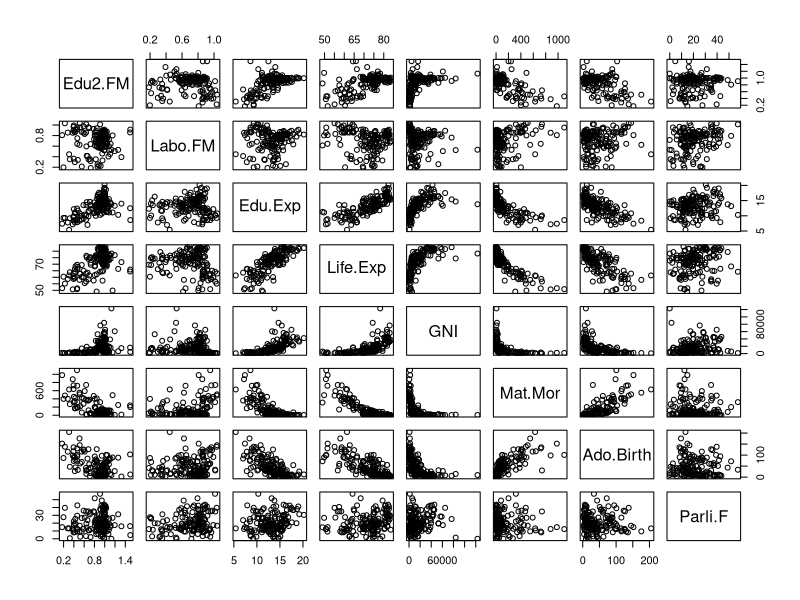
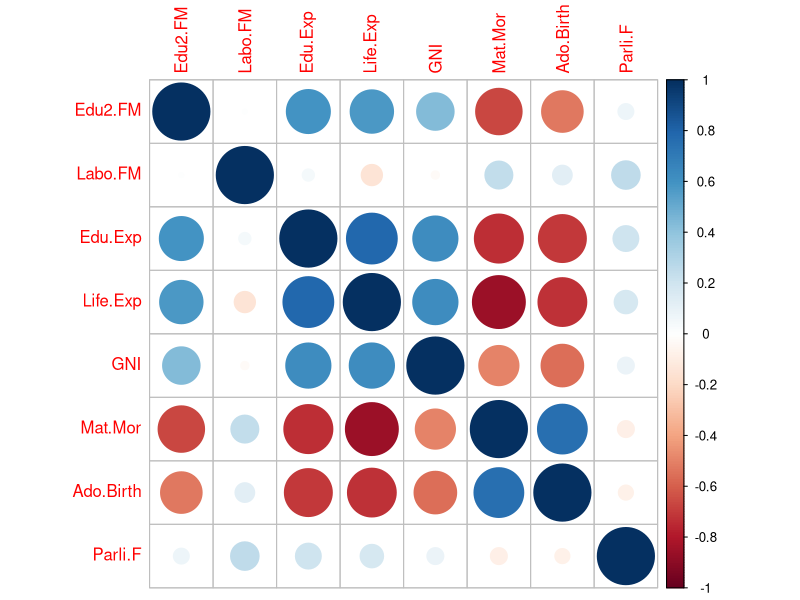
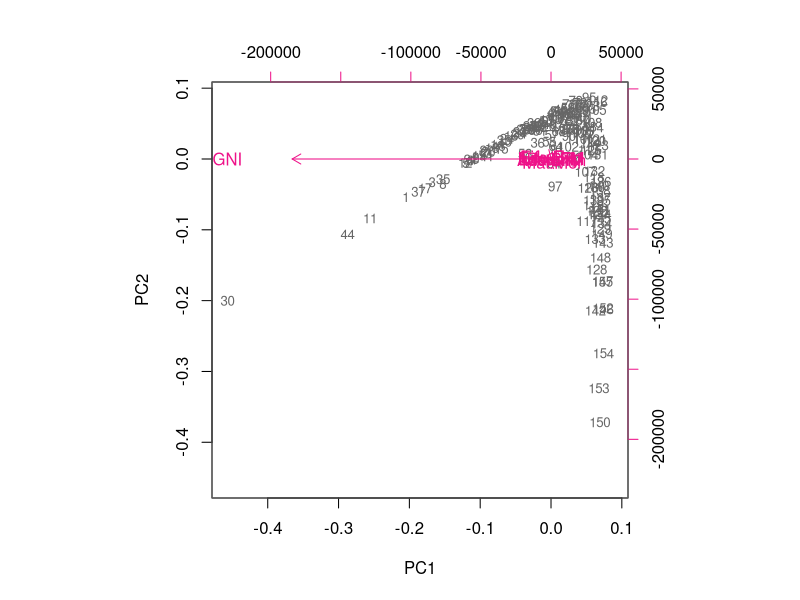
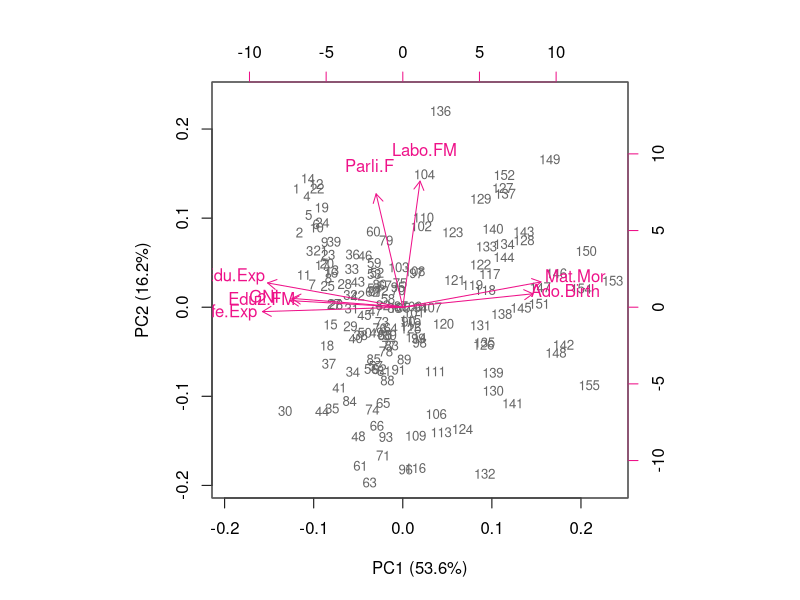
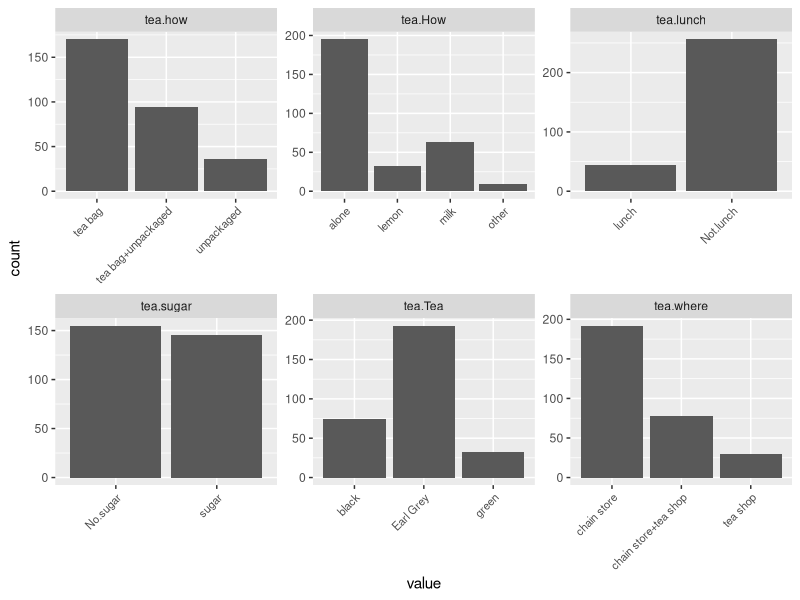
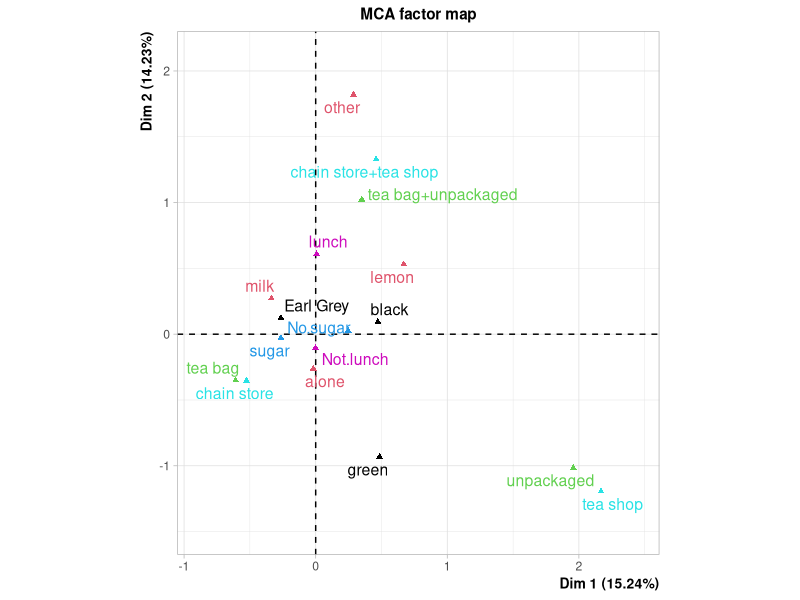

Write R code to recreate these figures, in order.
## ---- chunk 1
setwd("/Users/obruck/Desktop/Open data course/IODS-project/data/")
human2 <- read.csv("human2.csv")
library(dplyr)
library(tidyr)
library(ggplot2)
library(stringr)
colnames(human2)[1] <- "Country"
human2 <- human2[ ,2:9]
#human2 <- select(human2, -Country)
dim(human2)
str(human2)
## ---- chunk 2
human2 <- mutate(human2, GNI=str_replace(human2$GNI, pattern=",", replace ="") %>% as.numeric())
pairs(human2)
summary(human2)
library(GGally)
library(corrplot)
#ggpairs(data=human2)
cor(human2) %>% corrplot()
## ---- chunk 3
pca_human <- prcomp(human2)
biplot(pca_human, choices = 1:2, cex=c(0.8,1), col=c("grey40", "deeppink2"))
## ---- chunk 4
human_scaled <- scale(human2)
pca_human <- prcomp(human_scaled)
s <- summary(pca_human)
s
#Rounded percetanges of variance captured by each PC
pca_pr <- round(1*s$importance[2, ], digits = 5)
#Print out the percentages of variance
round(pca_pr*100, digits=1)
pca_pr <- round(pca_pr*100, digits=1)
#Create object pc_lab to be used as axis labels
pc_lab <- paste0(names(pca_pr), " (", pca_pr, "%)")
paste0(names(pca_pr), " (", pca_pr, "%)")
biplot(pca_human, choices = 1:2, cex=c(0.8,1), col=c("grey40", "deeppink2"), xlab = pc_lab[1], ylab = pc_lab[2])
## ---- chunk 5
library(FactoMineR)
data(tea)
str(tea)
dim(tea)
## ---- chunk 6
tea_time <- data.frame(tea$Tea, tea$How, tea$how, tea$sugar, tea$where, tea$lunch)
summary(tea_time)
str(tea_time)
## ---- chunk 7
gather(tea_time) %>% ggplot(aes(value)) + facet_wrap("key", scales = "free") +  geom_bar() + theme(axis.text.x = element_text(angle = 45, hjust = 1, size = 8))
## ---- chunk 8
mca <- MCA(tea_time, graph = FALSE)
summary(mca)
plot(mca, invisible=c("ind"), habillage="quali")
